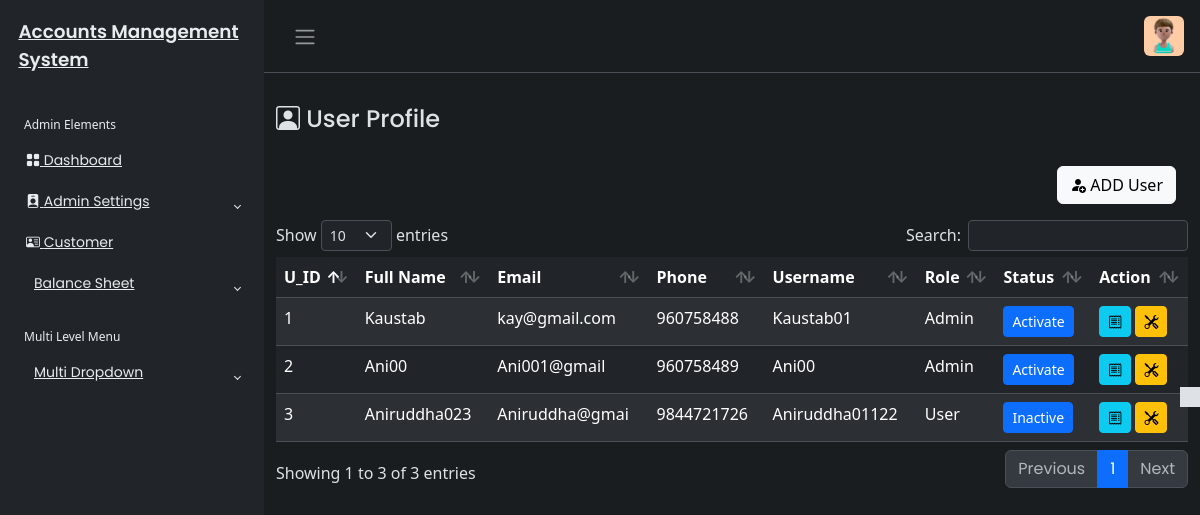
The app's page /User/user.php (signed in), older data.
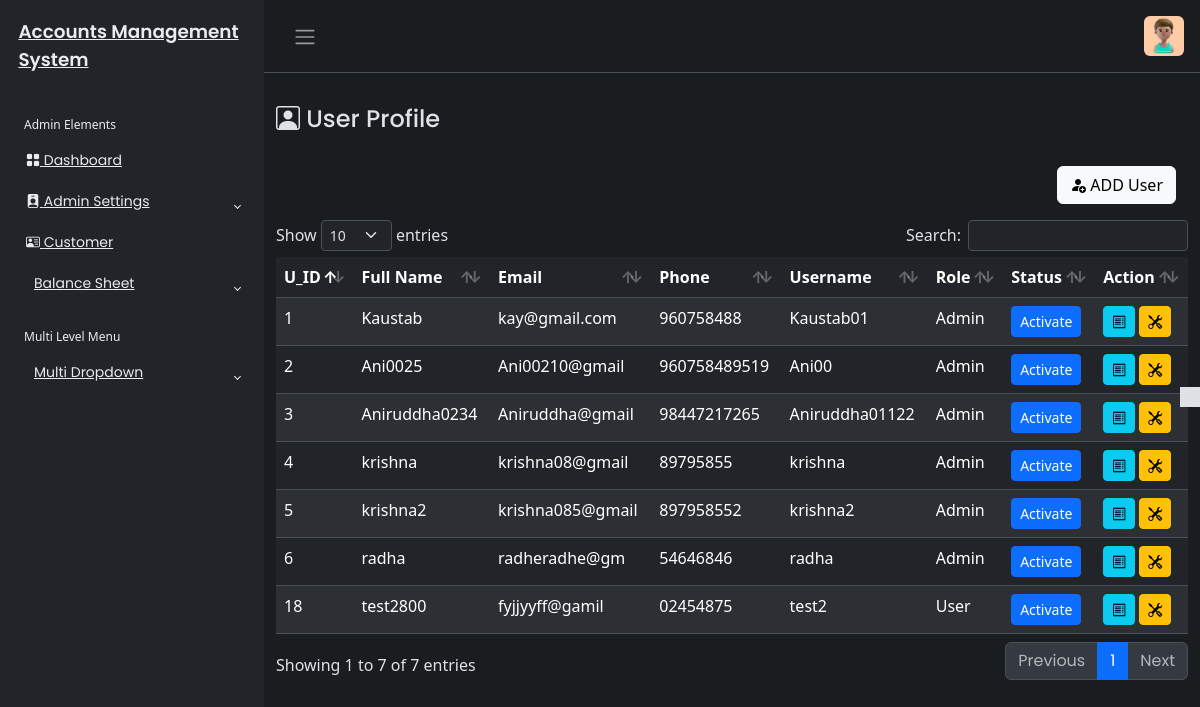
The same page, newer data.
### tables this page shows
CREATE TABLE `user_tbl` (
  `u_id` int(20) NOT NULL,
  `u_name` varchar(255) NOT NULL,
  `u_email` varchar(255) DEFAULT NULL,
  `u_phone` varchar(40) NOT NULL,
  `username` varchar(255) NOT NULL,
  `password` varchar(255) NOT NULL,
  `created_at` timestamp NOT NULL DEFAULT current_timestamp(),
  `updated_at` timestamp NOT NULL DEFAULT current_timestamp(),
  `u_status` varchar(400) DEFAULT NULL,
  `role` varchar(255) DEFAULT NULL
);

### User/user.php (the view, shortened to what this page needs)
<?php
include('../includes/header.php');
if(isset($_SESSION['userAuth'])&& $_SESSION['userAuth']!="")
{
    include('../includes/sidebar.php');
?>
<main class="mt-3 pt-3">
    <div class="container-fluid">
        <div class="row">
            <div class="col-md-8">
                <h4><i class="bi bi-person-square"></i> User Profile</h4>
            </div>
        <?php
        require_once('../config/dbcon.php');
        ?>
         <div class="mt-4 px-4">
            <button type="button" class="btn btn-light float-end" data-bs-toggle="modal" data-bs-target="#userModal">
                <i class="bi bi-person-fill-add"></i>
                ADD User
            </button>
         </div>
    </div>
     <?php
     try{
        $querry = "SELECT * FROM user_tbl ORDER BY u_id";
        $stmt = $pdo->prepare($querry);
        $stmt->execute();
        $result = $stmt->fetchAll(PDO::FETCH_ASSOC);
     }catch (PDOException $e){
        echo "Error fetching records:" .$e->getMessage();
        $result=[];
     }
     ?>
    <div class="mt-3">
        <table id="example" class="table table-striped data-table" style="width:100%">
            <thead>
                <tr>
                    <th>U_ID</th>
                    <th>Full Name</th>
                    <th>Email</th>
                    <th>Phone</th>
                    <th>Username</th>
                    <th>Role</th>
                    <th>Status</th>
                    <th>Action</th>
                </tr>
            </thead>
            <tbody>
                <?php foreach($result as $row){?>
                <tr>
                    <td><?php echo $row['u_id'];?></td>
                    <td><?php echo $row['u_name'];?></td>
                    <td><?php echo $row['u_email'];?></td>
                    <td><?php echo $row['u_phone'];?></td>
                    <td><?php echo $row['username'];?></td>
                    <td><?php echo $row['role'];?></td>
                    <td>
                       <a href="toggle_user.php?id=<?php echo $row['u_id']; ?>"<button type="button" class="btn btn-primary btn-sm" data-toggle="button" aria-pressed="false" autocomplete="off">
                                            <?php echo ($row['u_status'] == 'active') ? 'Inactive' : 'Activate'; ?>
                                        </a>
                    </td>
                    <td>
                    <button class="btn btn-info btn-sm viewUser" data-id="<?php echo $row['u_id']; ?>" data-bs-toggle="modal" data-bs-target="#viewUserModal"><i class="bi bi-receipt"></i></button>
                     <button class="btn btn-warning btn-sm editUser" data-id="<?php echo $row['u_id']; ?>" data-bs-toggle="modal" data-bs-target="#editUserModal"><i class="bi bi-tools"></i></button>
                    </td>
                </tr>
                <?php } ?>
            </tbody>
        </table>
    </div>
    </div>
</main>
<?php
include('../includes/footer.php');
}
else{
   echo '<script>
alert("Not Authorised!");
window.location.href = "../index.php";
</script>';
}

### includes/header.php (shortened to what this page needs)
<!DOCTYPE html>
<html lang="en" data-bs-theme="dark">
<head>
    <link rel="stylesheet" href="https://cdn.jsdelivr.net/npm/bootstrap@5.3.0-alpha2/dist/css/bootstrap.min.css">
    <link rel="stylesheet" href="https://cdn.jsdelivr.net/npm/bootstrap-icons@1.11.3/font/bootstrap-icons.min.css">
    <link rel="stylesheet" href="../css/style.css">
    <link rel="stylesheet" href="../css/dataTables.bootstrap5.min.css">
    <link href="https://cdn.jsdelivr.net/npm/bootstrap@5.3.3/dist/css/bootstrap.min.css" rel="stylesheet">
</head>
<body>
    <div class="wrapper">
        <aside id="sidebar" class="js-sidebar">

### includes/sidebar.php (shortened to what this page needs)
    <div class="h-100">
        <div class="sidebar-logo">
            <a href="#">Accounts Management System</a>
        </div>
        <ul class="sidebar-nav">
            <li class="sidebar-header">
                Admin Elements
            </li>
            <li class="sidebar-item">
                <a href="../Dashboard/dashboard.php" class="sidebar-link">
                    <i class="bi bi-grid-fill"></i>
                    Dashboard
                </a>
            </li>
            <li class="sidebar-item">
                <a href="#" class="sidebar-link collapsed" data-bs-target="#pages1" data-bs-toggle="collapse"
                    aria-expanded="false"><i class="bi bi-person-badge-fill"></i>
                    Admin Settings
                </a>
            </li>
            <li class="sidebar-item">
                <a href="../Customer/customer.php" class="sidebar-link">
                   <i class="bi bi-person-vcard"></i>
                    Customer
                </a>
            </li>
            <li class="sidebar-item">
                <a href="#" class="sidebar-link collapsed" data-bs-target="#pages" data-bs-toggle="collapse"
                    aria-expanded="false"><i class="fa-solid fa-file-lines pe-2"></i>
                    Balance Sheet
                </a>
            </li>
            <li class="sidebar-header">
                Multi Level Menu
            </li>
            <li class="sidebar-item">
                <a href="#" class="sidebar-link collapsed" data-bs-target="#multi" data-bs-toggle="collapse"
                    aria-expanded="false"><i class="fa-solid fa-share-nodes pe-2"></i>
                    Multi Dropdown
                </a>
            </li>
        </ul>
    </div>
</aside>
<div class="main">
    <nav class="navbar navbar-expand px-3 border-bottom">
        <button class="btn" id="sidebar-toggle" type="button">
            <span class="navbar-toggler-icon"></span>
        </button>
        <div class="navbar-collapse navbar">
            <ul class="navbar-nav">
                <li class="nav-item dropdown">
                    <a href="#" data-bs-toggle="dropdown" class="nav-icon pe-md-0">
                        <img src="../Assets/profile.jpg" class="avatar img-fluid rounded" alt="">
                    </a>
                </li>
            </ul>
        </div>
    </nav>

### includes/theme.php (shortened to what this page needs)
<a href="#" class="theme-toggle">
                <i class="fa-regular fa-sun"></i>
            </a>

### includes/footer.php (shortened to what this page needs)
<?php
include('theme.php')
?>
</body>
</html>

### css/style.css (style rules this page uses)
body { font-family: "Poppins", sans-serif; font-size: 0.875rem; opacity: 1; overflow-y: scroll; margin: 0; }
a { cursor: pointer; text-decoration: none; font-family: "Poppins", sans-serif; }
li { list-style: none; }
h4 { font-family: "Poppins", sans-serif; font-size: 1.275rem; color: var(--bs-emphasis-color); }
.wrapper { align-items: stretch; display: flex; width: 100%; }
#sidebar { max-width: 264px; min-width: 264px; background: var(--bs-dark); transition: all 0.35s ease-in-out; }
.main { display: flex; flex-direction: column; min-height: 100vh; min-width: 0; overflow: hidden; transition: all 0.35s ease-in-out; width: 100%; background: var(--bs-dark-bg-subtle); }
.sidebar-logo { padding: 1.15rem; }
.sidebar-logo a { color: #e9ecef; font-size: 1.15rem; font-weight: 600; }
.sidebar-nav { list-style: none; margin-bottom: 0; padding-left: 0; margin-left: 0; }
.sidebar-header { color: #e9ecef; font-size: 0.75rem; padding: 1.5rem 1.5rem 0.375rem; }
a.sidebar-link { padding: 0.625rem 1.625rem; color: #e9ecef; position: relative; display: block; font-size: 0.875rem; }
.sidebar-link[data-bs-toggle="collapse"]::after { border: solid; border-width: 0 0.075rem 0.075rem 0; content: ""; display: inline-block; padding: 2px; position: absolute; right: 1.5rem; top: 1.4rem; transform: rotate(-135deg); transition: all 0.2s ease-out; }
.sidebar-link[data-bs-toggle="collapse"].collapsed::after { transform: rotate(45deg); transition: all 0.2s ease-out; }
.avatar { height: 40px; width: 40px; }
.navbar-expand .navbar-nav { margin-left: auto; }
.theme-toggle { position: fixed; top: 50%; transform: translateY(-65%); text-align: center; z-index: 10; right: 0; left: auto; border: none; background-color: var(--bs-body-color); }
html[data-bs-theme="dark"] .theme-toggle .fa-sun, html[data-bs-theme="light"] .theme-toggle .fa-moon { cursor: pointer; padding: 10px; display: block; font-size: 1.25rem; color: #fff; }

Row changes from the older to the newer data that the page shows:
changed user_tbl "Ani00": u_name "Ani00" → "Ani0025"; u_email "Ani001@gmail" → "Ani00210@gmail"; u_phone "960758489" → "960758489519"
changed user_tbl "Aniruddha01122": u_name "Aniruddha023" → "Aniruddha0234"; u_email "Aniruddha@gmai" → "Aniruddha@gmail"; u_phone "9844721726" → "98447217265"; role "User" → "Admin"; u_status "Inactive" → "Activate"
added user_tbl: u_id "4", u_name "krishna", u_email "krishna08@gmail", u_phone "89795855", username "krishna", role "Admin", shows "Activate"
added user_tbl: u_id "5", u_name "krishna2", u_email "krishna085@gmail", u_phone "897958552", username "krishna2", role "Admin", shows "Activate"
added user_tbl: u_id "6", u_name "radha", u_email "radheradhe@gm", u_phone "54646846", username "radha", role "Admin", shows "Activate"
added user_tbl: u_id "18", u_name "test2800", u_email "fyjjyyff@gamil", u_phone "02454875", username "test2", role "User", shows "Activate"
Text that changed along with them:
text written by a page script: "Show entries Search: Showing 1 to 3 of 3 entries Previous 1 Next" → "Show entries Search: Showing 1 to 7 of 7 entries Previous 1 Next"
